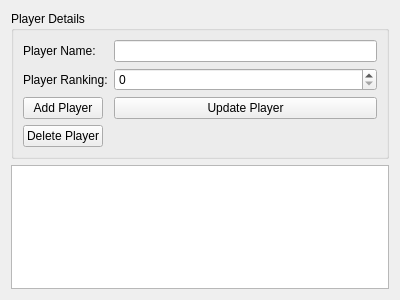
<?xml version="1.0" encoding="UTF-8"?>
<ui version="4.0">
    <class>PlayerUI</class>
    <widget class="QWidget" name="PlayerUI">
        <property name="geometry">
            <rect>
                <x>0</x>
                <y>0</y>
                <width>400</width>
                <height>300</height>
            </rect>
        </property>
        <property name="windowTitle">
            <string>Form</string>
        </property>
        <layout class="QVBoxLayout" name="verticalLayout">
            <item>
                <widget class="QGroupBox" name="groupBox">
                    <property name="title">
                        <string>Player Details</string>
                    </property>
                    <layout class="QFormLayout" name="formLayout">
                        <item row="0" column="0">
                            <widget class="QLabel" name="playerNamelabel">
                                <property name="text">
                                    <string>Player Name:</string>
                                </property>
                            </widget>
                        </item>
                        <item row="0" column="1">
                            <widget class="QLineEdit" name="playerNameLineEdit"/>
                        </item>
                        <item row="1" column="0">
                            <widget class="QLabel" name="playerRankingLabel">
                                <property name="text">
                                    <string>Player Ranking:</string>
                                </property>
                            </widget>
                        </item>
                        <item row="1" column="1">
                            <widget class="QSpinBox" name="playerRankingSpinBox"/>
                        </item>
                        <item row="2" column="0">
                            <widget class="QPushButton" name="addPlayerButton">
                                <property name="text">
                                    <string>Add Player</string>
                                </property>
                            </widget>
                        </item>
                        <item row="2" column="1">
                            <widget class="QPushButton" name="updatePlayerButton">
                                <property name="text">
                                    <string>Update Player</string>
                                </property>
                            </widget>
                        </item>
                        <item row="3" column="0">
                            <widget class="QPushButton" name="deletePlayerButton">
                                <property name="text">
                                    <string>Delete Player</string>
                                </property>
                            </widget>
                        </item>
                    </layout>
                </widget>
            </item>
            <item>
                <widget class="QTableView" name="playerTableView"/>
            </item>
        </layout>
    </widget>
    <resources/>
    <connections/>
</ui>
